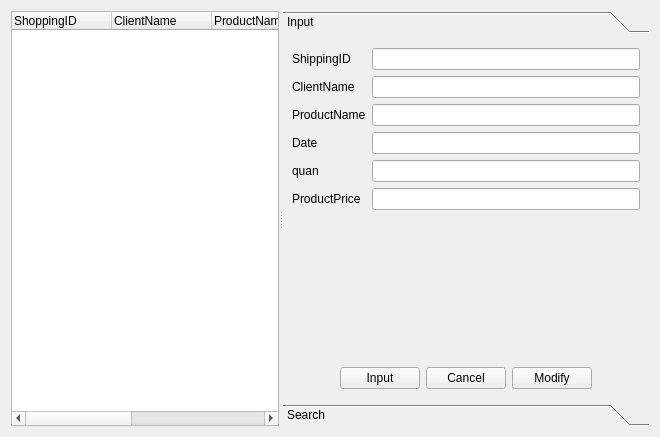
<?xml version="1.0" encoding="UTF-8"?>
<ui version="4.0">
 <class>ShoppingManager</class>
 <widget class="QWidget" name="ShoppingManager">
  <property name="geometry">
   <rect>
    <x>0</x>
    <y>0</y>
    <width>660</width>
    <height>437</height>
   </rect>
  </property>
  <property name="windowTitle">
   <string>Form</string>
  </property>
  <layout class="QHBoxLayout" name="horizontalLayout_4">
   <item>
    <widget class="QSplitter" name="splitter">
     <property name="orientation">
      <enum>Qt::Horizontal</enum>
     </property>
     <widget class="QTreeWidget" name="ShoppingTreeWidget">
      <column>
       <property name="text">
        <string>ShoppingID</string>
       </property>
      </column>
      <column>
       <property name="text">
        <string>ClientName</string>
       </property>
      </column>
      <column>
       <property name="text">
        <string>ProductName</string>
       </property>
      </column>
      <column>
       <property name="text">
        <string>Date</string>
       </property>
      </column>
      <column>
       <property name="text">
        <string>quan</string>
       </property>
      </column>
      <column>
       <property name="text">
        <string>AllPrice</string>
       </property>
      </column>
     </widget>
     <widget class="QToolBox" name="toolBox">
      <property name="currentIndex">
       <number>0</number>
      </property>
      <widget class="QWidget" name="InputPage">
       <property name="geometry">
        <rect>
         <x>0</x>
         <y>0</y>
         <width>373</width>
         <height>377</height>
        </rect>
       </property>
       <attribute name="label">
        <string>Input</string>
       </attribute>
       <layout class="QVBoxLayout" name="verticalLayout_2">
        <item>
         <layout class="QFormLayout" name="formLayout">
          <item row="0" column="0">
           <widget class="QLabel" name="label">
            <property name="text">
             <string>ShippingID</string>
            </property>
           </widget>
          </item>
          <item row="1" column="0">
           <widget class="QLabel" name="label_2">
            <property name="text">
             <string>ClientName</string>
            </property>
           </widget>
          </item>
          <item row="2" column="0">
           <widget class="QLabel" name="label_3">
            <property name="text">
             <string>ProductName</string>
            </property>
           </widget>
          </item>
          <item row="5" column="0">
           <widget class="QLabel" name="label_4">
            <property name="text">
             <string>ProductPrice</string>
            </property>
           </widget>
          </item>
          <item row="3" column="0">
           <widget class="QLabel" name="label_5">
            <property name="text">
             <string>Date</string>
            </property>
           </widget>
          </item>
          <item row="4" column="0">
           <widget class="QLabel" name="label_6">
            <property name="text">
             <string>quan</string>
            </property>
           </widget>
          </item>
          <item row="0" column="1">
           <widget class="QLineEdit" name="SIDLineEdit">
            <property name="readOnly">
             <bool>true</bool>
            </property>
           </widget>
          </item>
          <item row="5" column="1">
           <widget class="QLineEdit" name="SAllPriceLineEdit">
            <property name="readOnly">
             <bool>true</bool>
            </property>
           </widget>
          </item>
          <item row="3" column="1">
           <widget class="QLineEdit" name="SDateLineEdit"/>
          </item>
          <item row="4" column="1">
           <widget class="QLineEdit" name="SQuanLineEdit"/>
          </item>
          <item row="1" column="1">
           <widget class="QLineEdit" name="ClientLineEdit">
            <property name="readOnly">
             <bool>true</bool>
            </property>
           </widget>
          </item>
          <item row="2" column="1">
           <widget class="QLineEdit" name="ProductLineEdit">
            <property name="readOnly">
             <bool>true</bool>
            </property>
           </widget>
          </item>
         </layout>
        </item>
        <item>
         <spacer name="verticalSpacer">
          <property name="orientation">
           <enum>Qt::Vertical</enum>
          </property>
          <property name="sizeHint" stdset="0">
           <size>
            <width>20</width>
            <height>178</height>
           </size>
          </property>
         </spacer>
        </item>
        <item>
         <layout class="QHBoxLayout" name="horizontalLayout_3">
          <item>
           <spacer name="horizontalSpacer_3">
            <property name="orientation">
             <enum>Qt::Horizontal</enum>
            </property>
            <property name="sizeHint" stdset="0">
             <size>
              <width>40</width>
              <height>20</height>
             </size>
            </property>
           </spacer>
          </item>
          <item>
           <widget class="QPushButton" name="InputButton">
            <property name="text">
             <string>Input</string>
            </property>
           </widget>
          </item>
          <item>
           <widget class="QPushButton" name="CancelButton">
            <property name="text">
             <string>Cancel</string>
            </property>
           </widget>
          </item>
          <item>
           <widget class="QPushButton" name="ModifyButton">
            <property name="text">
             <string>Modify</string>
            </property>
           </widget>
          </item>
          <item>
           <spacer name="horizontalSpacer_4">
            <property name="orientation">
             <enum>Qt::Horizontal</enum>
            </property>
            <property name="sizeHint" stdset="0">
             <size>
              <width>40</width>
              <height>20</height>
             </size>
            </property>
           </spacer>
          </item>
         </layout>
        </item>
       </layout>
      </widget>
      <widget class="QWidget" name="SearchPage">
       <property name="geometry">
        <rect>
         <x>0</x>
         <y>0</y>
         <width>373</width>
         <height>377</height>
        </rect>
       </property>
       <attribute name="label">
        <string>Search</string>
       </attribute>
       <layout class="QVBoxLayout" name="verticalLayout">
        <item>
         <widget class="QTreeWidget" name="SearchTreeWidget">
          <column>
           <property name="text">
            <string>ShoppingID</string>
           </property>
          </column>
          <column>
           <property name="text">
            <string>ClientName</string>
           </property>
          </column>
          <column>
           <property name="text">
            <string>ProductName</string>
           </property>
          </column>
          <column>
           <property name="text">
            <string>Date</string>
           </property>
          </column>
          <column>
           <property name="text">
            <string>quan</string>
           </property>
          </column>
          <column>
           <property name="text">
            <string>AllPrice</string>
           </property>
          </column>
         </widget>
        </item>
        <item>
         <layout class="QHBoxLayout" name="horizontalLayout_2">
          <item>
           <widget class="QComboBox" name="comboBox">
            <item>
             <property name="text">
              <string>ShoppingID</string>
             </property>
            </item>
            <item>
             <property name="text">
              <string>ClientName</string>
             </property>
            </item>
            <item>
             <property name="text">
              <string>ProductName</string>
             </property>
            </item>
            <item>
             <property name="text">
              <string>Date</string>
             </property>
            </item>
            <item>
             <property name="text">
              <string>quan</string>
             </property>
            </item>
           </widget>
          </item>
          <item>
           <widget class="QLineEdit" name="SearchLineEdit"/>
          </item>
         </layout>
        </item>
        <item>
         <layout class="QHBoxLayout" name="horizontalLayout">
          <item>
           <spacer name="horizontalSpacer">
            <property name="orientation">
             <enum>Qt::Horizontal</enum>
            </property>
            <property name="sizeHint" stdset="0">
             <size>
              <width>40</width>
              <height>20</height>
             </size>
            </property>
           </spacer>
          </item>
          <item>
           <widget class="QPushButton" name="SearchButton">
            <property name="text">
             <string>Search</string>
            </property>
           </widget>
          </item>
          <item>
           <spacer name="horizontalSpacer_2">
            <property name="orientation">
             <enum>Qt::Horizontal</enum>
            </property>
            <property name="sizeHint" stdset="0">
             <size>
              <width>40</width>
              <height>20</height>
             </size>
            </property>
           </spacer>
          </item>
         </layout>
        </item>
       </layout>
      </widget>
     </widget>
    </widget>
   </item>
  </layout>
 </widget>
 <resources/>
 <connections/>
</ui>
